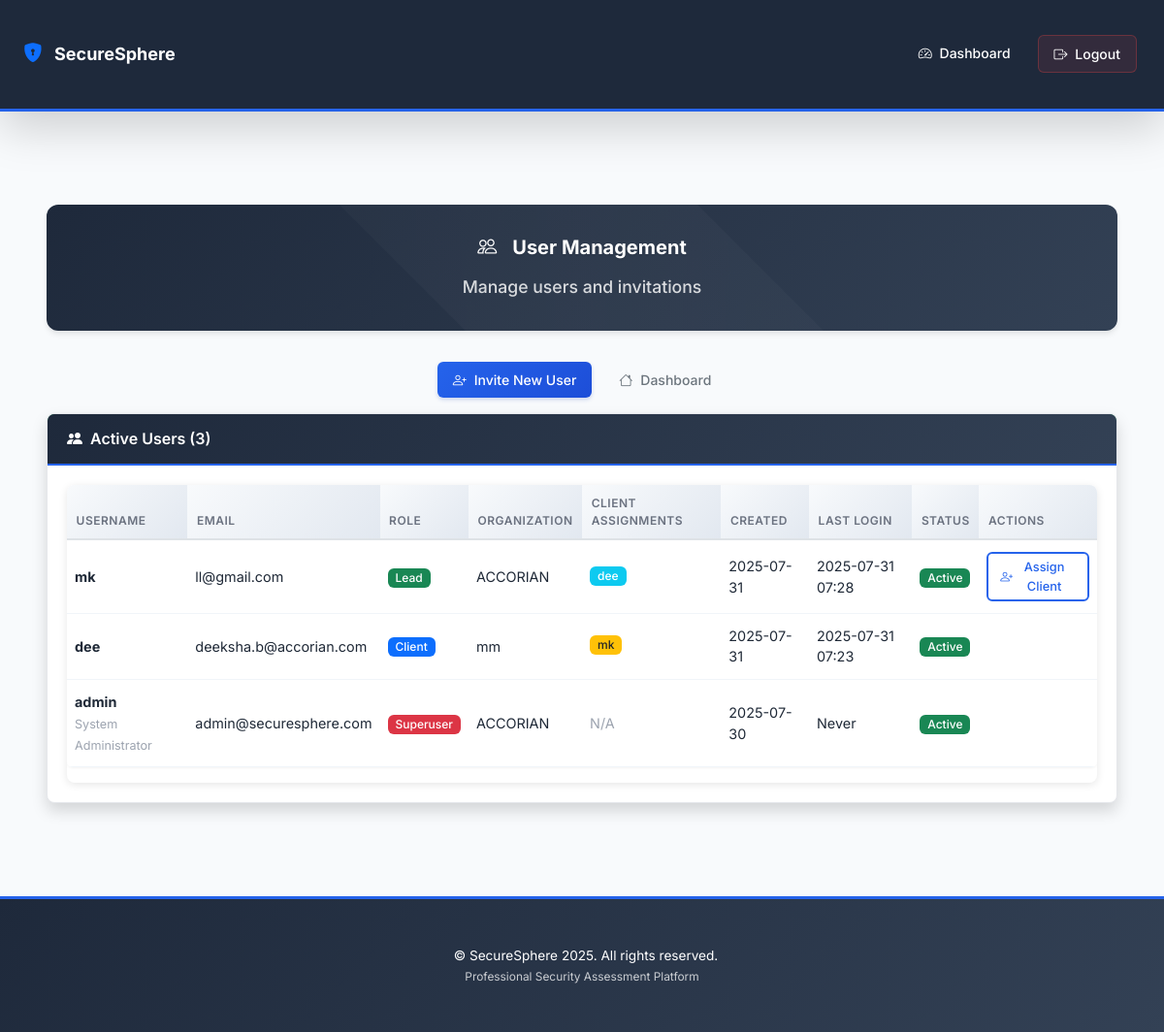
/admin/manage_users (signed in), run on the app's committed database.
### app.py (models this page shows, shortened)
class User(db.Model):
    __tablename__ = 'users'
    id = db.Column(db.Integer, primary_key=True)
    username = db.Column(db.String(80), unique=True, nullable=False, index=True)
    email = db.Column(db.String(120), nullable=False, index=True)
    password_hash = db.Column(db.String(200), nullable=False)
    role = db.Column(db.String(20), nullable=False, default='client')  # client, lead, superuser
    organization = db.Column(db.String(200), default='ACCORIAN')
    assigned_client_id = db.Column(db.Integer, db.ForeignKey('users.id'), nullable=True)  # For leads - which client they can review
    first_name = db.Column(db.String(100))
    last_name = db.Column(db.String(100))
    phone = db.Column(db.String(20))
    is_active = db.Column(db.Boolean, default=True)
    first_login = db.Column(db.Boolean, default=True)
    created_at = db.Column(db.DateTime, default=lambda: datetime.now(timezone.utc))
    last_login = db.Column(db.DateTime)
    products = db.relationship('Product', backref='owner', lazy=True, cascade='all, delete-orphan')
    responses = db.relationship('QuestionnaireResponse', backref='user', lazy=True)
    assigned_client = db.relationship('User', remote_side=[id], backref='assigned_leads', foreign_keys=[assigned_client_id])
    def get_accessible_clients(self):
        if self.role == 'superuser':
            return User.query.filter_by(role='client', is_active=True).all()
        elif self.role == 'lead':
            clients = []
            if self.assigned_client_id:
                old_client = User.query.filter_by(id=self.assigned_client_id, role='client', is_active=True).first()
                if old_client:
                    clients.append(old_client)
            new_clients = self.assigned_clients.filter_by(role='client', is_active=True).all()
            all_clients = {client.id: client for client in clients + new_clients}
            return list(all_clients.values())
        elif self.role == 'client':
            return [self]
        return []

### app.py (the view)
@app.route('/admin/manage_users')
@login_required('superuser')
def manage_users():
    users = User.query.order_by(User.created_at.desc()).all()
    pending_invitations = InvitationToken.query.filter_by(is_used=False).order_by(InvitationToken.created_at.desc()).all()
    clients = User.query.filter_by(role='client', is_active=True).order_by(User.username).all()
    return render_template('admin_manage_users.html', users=users, pending_invitations=pending_invitations, clients=clients)

### app.py (called while the page is built)
def login_required(role=None):
    def decorator(f):
        @wraps(f)
        def decorated_function(*args, **kwargs):
            if 'user_id' not in session:
                return redirect(url_for('login'))
            if role and session.get('role') != role:
                flash('Access denied!')
                return redirect(url_for('dashboard'))
            return f(*args, **kwargs)
        return decorated_function
    return decorator

### templates/admin_manage_users.html (shortened to what this page needs)
{% extends "base.html" %}
{% block content %}
<div class="container my-4">
    <div class="dashboard-header text-center">
        <h1 class="display-5 fw-bold">
            <i class="bi bi-people me-3"></i>User Management
        </h1>
        <p class="lead mb-0">Manage users and invitations</p>
    </div>
    <div class="row mb-4">
        <div class="col-12 text-center">
            <a href="{{ url_for('invite_user') }}" class="btn btn-primary me-2">
                <i class="bi bi-person-plus me-2"></i>Invite New User
            </a>
            <a href="{{ url_for('dashboard') }}" class="btn btn-outline-secondary">
                <i class="bi bi-house me-2"></i>Dashboard
            </a>
        </div>
    </div>
    <div class="card shadow">
        <div class="card-header bg-success text-white">
            <h5 class="mb-0">
                <i class="bi bi-people-fill me-2"></i>Active Users ({{ users|length }})
            </h5>
        </div>
        <div class="card-body">
            <div class="table-responsive">
                <table class="table table-hover">
                    <thead>
                        <tr>
                            <th>Username</th>
                            <th>Email</th>
                            <th>Role</th>
                            <th>Organization</th>
                            <th>Client Assignments</th>
                            <th>Created</th>
                            <th>Last Login</th>
                            <th>Status</th>
                            <th>Actions</th>
                        </tr>
                    </thead>
                    <tbody>
                        {% for user in users %}
                        <tr>
                            <td>
                                <strong>{{ user.username }}</strong>
                                {% if user.first_name or user.last_name %}
                                <br><small class="text-muted">{{ user.first_name }} {{ user.last_name }}</small>
                                {% endif %}
                            </td>
                            <td>{{ user.email }}</td>
                            <td>
                                <span class="badge bg-{% if user.role == 'superuser' %}danger{% elif user.role == 'lead' %}success{% else %}primary{% endif %}">
                                    {{ user.role.title() }}
                                </span>
                            </td>
                            <td>{{ user.organization or 'N/A' }}</td>
                            <td>
                                {% if user.role == 'lead' %}
                                    {% set accessible_clients = user.get_accessible_clients() %}
                                    {% if accessible_clients %}
                                        <div class="mb-1">
                                            {% for client in accessible_clients %}
                                                <span class="badge bg-info me-1">{{ client.username }}</span>
                                            {% endfor %}
                                        </div>
                                    {% else %}
                                        <span class="text-muted">No clients assigned</span>
                                    {% endif %}
                                {% elif user.role == 'client' %}
                                    {% set assigned_leads = user.assigned_to_leads.all() %}
                                    {% if assigned_leads %}
                                        <div class="mb-1">
                                            {% for lead in assigned_leads %}
                                                <span class="badge bg-warning text-dark me-1">{{ lead.username }}</span>
                                            {% endfor %}
                                        </div>
                                    {% else %}
                                        <span class="text-muted">No leads assigned</span>
                                    {% endif %}
                                {% else %}
                                    <span class="text-muted">N/A</span>
                                {% endif %}
                            </td>
                            <td>{{ user.created_at.strftime('%Y-%m-%d') if user.created_at else 'N/A' }}</td>
                            <td>{{ user.last_login.strftime('%Y-%m-%d %H:%M') if user.last_login else 'Never' }}</td>
                            <td>
                                {% if user.is_active %}
                                    <span class="badge bg-success">Active</span>
                                {% else %}
                                    <span class="badge bg-secondary">Inactive</span>
                                {% endif %}
                            </td>
                            <td>
                                {% if user.role == 'lead' %}
                                    <button class="btn btn-outline-primary btn-sm"
                                            onclick="showAssignClientModal({{ user.id }}, '{{ user.username }}')">
                                        <i class="bi bi-person-plus"></i> Assign Client
                                    </button>
                                {% endif %}
                            </td>
                        </tr>
                        {% endfor %}
                    </tbody>
                </table>
            </div>
        </div>
    </div>
</div>
{% endblock %}

### templates/base.html (shortened to what this page needs)
<!DOCTYPE html>
<html lang="en">
<head>
    <link href="https://cdn.jsdelivr.net/npm/bootstrap@5.3.3/dist/css/bootstrap.min.css" rel="stylesheet">
    <link href="https://cdn.jsdelivr.net/npm/bootstrap-icons@1.11.3/font/bootstrap-icons.css" rel="stylesheet">
    <link href="{{ url_for('static', filename='style.css') }}" rel="stylesheet">
</head>
<body class="{% if request.endpoint == 'index' %}landing-page{% else %}dashboard-page{% endif %}">
<nav class="navbar navbar-expand-lg navbar-dark shadow-lg" style="background: linear-gradient(135deg, #1e293b 0%, #334155 50%, #475569 100%);">
    <div class="container{% if request.endpoint == 'index' %}-fluid{% endif %}">
        <a class="navbar-brand fw-bold text-white" href="/">
            <i class="bi bi-shield-lock-fill text-primary"></i> SecureSphere
        </a>
        <div class="collapse navbar-collapse justify-content-end" id="navbarNav">
            <ul class="navbar-nav">
                {% if session['user_id'] %}
                    <li class="nav-item">
                        <a class="nav-link text-white fw-medium px-3" href="{{ url_for('dashboard') }}" style="border-radius: 6px; transition: all 0.2s ease;">
                            <i class="bi bi-speedometer2 me-1"></i> Dashboard
                        </a>
                    </li>
                    <li class="nav-item">
                        <a class="nav-link text-white fw-medium px-3 ms-2" href="{{ url_for('logout') }}" style="border-radius: 6px; transition: all 0.2s ease; background: rgba(239, 68, 68, 0.1); border: 1px solid rgba(239, 68, 68, 0.3);">
                            <i class="bi bi-box-arrow-right me-1"></i> Logout
                        </a>
                    </li>
                {% else %}
                    <li class="nav-item">
                        <a class="nav-link text-white fw-medium px-3" href="{{ url_for('login') }}" style="border-radius: 6px; transition: all 0.2s ease; background: rgba(139, 92, 246, 0.1); border: 1px solid rgba(139, 92, 246, 0.3);">
                            <i class="bi bi-box-arrow-in-right me-1"></i> Login
                        </a>
                    </li>
                {% endif %}
            </ul>
        </div>
    </div>
</nav>
<div class="main-wrapper">
    {% if request.endpoint != 'index' %}
    <main class="container my-4">
    {% endif %}
    <div class="fade-in">
        {% block content %}{% endblock %}
    </div>
    {% if request.endpoint != 'index' %}
    </main>
    {% endif %}
</div>
{% if request.endpoint != 'index' %}
<footer class="text-center">
    <div class="container">
        <div class="row">
            <div class="col-12">
                <p class="mb-0">
                    © {{ config.get('APP_NAME', 'SecureSphere') }} 2025. All rights reserved.
                </p>
                <p class="mb-0 opacity-75">
                    <small>Professional Security Assessment Platform</small>
                </p>
            </div>
        </div>
    </div>
</footer>
{% endif %}
</body>
</html>

### templates/base.html (style rules this page uses)
h1, .h1 { font-size: 1.75rem; }
h5, .h5 { font-size: 1rem; }
.mb-4 { margin-bottom: 1rem !important; }
.dashboard-page .container { max-width: 1200px; padding: 0.75rem; }
@media (min-width: 768px) { .dashboard-page .container { padding: 1.5rem; } }
.dashboard-header { background: linear-gradient(135deg, #f8fafc 0%, #e2e8f0 100%); border-radius: 12px; padding: 2rem 1.5rem; margin-bottom: 2rem !important; box-shadow: 0 4px 6px -1px rgba(0, 0, 0, 0.1); }
.dashboard-header h1 { text-shadow: 0 1px 2px rgba(0, 0, 0, 0.1); margin-bottom: 1rem !important; }
.dashboard-header p { color: #374151 !important; font-weight: 500 !important; font-size: 1.1rem !important; }
.btn-primary { box-shadow: 0 2px 4px rgba(30, 64, 175, 0.2); }

### data on the page
User: username "mk", email "ll@gmail.com", role "Lead", organization "ACCORIAN", created_at "2025-07-31", last_login "2025-07-31 07:28", is_active "Active"
User: username "dee", email "deeksha.b@accorian.com", role "Client", organization "mm", created_at "2025-07-31", last_login "2025-07-31 07:23", is_active "Active"
User: username "admin", first_name "System", last_name "Administrator", email "admin@securesphere.com", role "Superuser", organization "ACCORIAN", shows "N/A", created_at "2025-07-30", last_login "Never", is_active "Active"

### other printed values
{{ users|length }} "3"
{{ config.get('APP_NAME', 'SecureSphere') }} "SecureSphere"
